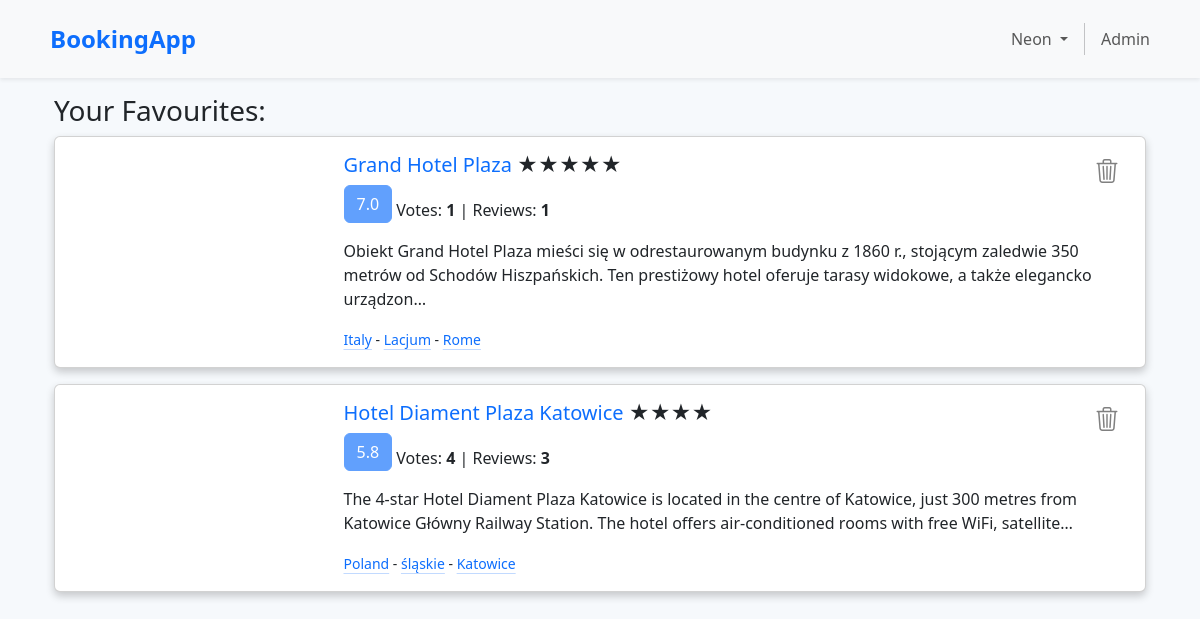
Screenshot of /account/favourite/ (signed in) with the database file from the repository.
### base/models.py (models this page shows, shortened)
class Hotel(models.Model):
    name = models.CharField(max_length=100, unique=True)
    description = models.TextField()
    address = models.CharField(max_length=100)
    city = models.ForeignKey(City, related_name='hotels', on_delete=models.RESTRICT)
    stars = models.PositiveIntegerField()
    created_at = models.DateField(auto_now_add=True)
    updated_at = models.DateField(auto_now=True)
    category = models.ForeignKey(Category, related_name='hotels', on_delete=models.RESTRICT)
    objects = models.Manager()
    @property
    def average_rating(self):
        rating = self.hotelratings.aggregate(avg_rating=models.Avg('value')).get('avg_rating', 0)
        if rating:
            return round(rating, 1)
        else:
            return "No votes yet"
    @property
    def total_rating_votes(self):
        return self.hotelratings.count()
    @property
    def draw_stars(self):
        if self.stars:
            return int(self.stars) * '★'
        else:
            return ''
    @property
    def total_comments(self):
        return self.hotelreviews.count()

class City(models.Model):
    name = models.CharField(max_length=100)
    province = models.ForeignKey(Province, related_name='cities', on_delete=models.CASCADE)
    photo = models.ImageField(null=True, blank=True)
    objects = CategoryQuerySet.as_manager()

class Province(models.Model):
    name = models.CharField(max_length=100, unique=True)
    country = models.ForeignKey(Country, related_name='provinces', on_delete=models.CASCADE)

class Country(models.Model):
    name = models.CharField(max_length=100, unique=True)

### base/views/core_views.py (the view, shortened to what this page needs)
# urls.py: path("account/favourite/", core_views.UserFavouriteView.as_view(), name='userFavourite'),
class UserFavouriteView(LoginRequiredMixin, ListView):
    model = UserFavourite
    template_name = 'favourites.html'
    context_object_name = 'favourites_data'
    def get_queryset(self):
        user = self.request.user
        return super().get_queryset().filter(user=user).select_related('hotel')
    def get_context_data(self, **kwargs):
        context = super().get_context_data(**kwargs)
        favourites_data = []
        for favourite in context['favourites_data']:
            data = {
                'hotel': favourite.hotel,
                'hotel_name': favourite.hotel.name,
                'hotel_photo': favourite.hotel.hotelphotos.first().photo_url,
                'hotel_stars': favourite.hotel.draw_stars,
            }
            favourites_data.append(data)
        context['favourites_data'] = favourites_data
        return context

### base/models.py (called while the page is built)
    @property
    def photo_url(self):
        try:
            photo = self.photo.url
        except:
            photo = ''
        return photo

### base/templates/favourites.html (shortened to what this page needs)
{% extends 'base.html' %}
{% load crispy_forms_tags %}
{% load static %}
{% block content %}
<div class="container mt-3">
    {% if favourites_data %}
        <h3>Your Favourites:</h3>
    {% else %}
        <h3>List of favourites is empty</h3>
    {% endif %}
    {% for data in favourites_data %}
    <div class="card card-shadow mb-3">
        <div class="row g-0">
            <div class="col-md-3">
            </div>
            <div class="col-md-9">
                <div class="card-body">
                    {% if user.is_authenticated %}
                        <div style="position: absolute; top: 15px; right: 20px;">
                            <form method="POST">
                                <button type="submit" style="border: none; background-color: transparent;" name="fav_hotel_id" value="{{data.hotel.id}}"><i class="bi bi-trash3 trash-icon" style="font-size: 1.5rem"></i></button>
                            </form>
                        </div>
                    {% endif %}
                    <h5 class="card-title">
                        <a href="{% url 'hotelDetails' data.hotel.name %}?check_in={{check_in}}&check_out={{check_out}}&num_guests={{num_guests}}" class="link-primary link-offset-2 link-underline-opacity-0 link-underline-opacity-50-hover">
                            {{ data.hotel.name }}
                        </a> {{ data.hotel.draw_stars }}
                    </h5>
                    <p class="btn btn-primary disabled">{{ data.hotel.average_rating }}</p>
                    Votes: <strong>{{ data.hotel.total_rating_votes }}</strong> | Reviews: <strong>{{ data.hotel.total_comments }}</strong>
                    <p class="card-text">{{ data.hotel.description|truncatechars:200 }}</p>
                    <small><a href="#" class="link-primary link-offset-2 link-underline-opacity-25 link-underline-opacity-100-hover">{{data.hotel.city.province.country.name}}</a> - <a href="#" class="link-primary link-offset-2 link-underline-opacity-25 link-underline-opacity-100-hover">{{data.hotel.city.province.name}}</a> - <a href="{% url 'cityListing' data.hotel.city.pk %}" class="link-primary link-offset-2 link-underline-opacity-25 link-underline-opacity-100-hover">{{data.hotel.city.name}}</a></small>
                </div>
            </div>
        </div>
    </div>
    {% endfor %}
</div>
{% endblock %}

### base/templates/base.html (shortened to what this page needs)
<!doctype html>
<html lang="en">
<head>
    <link href="https://cdn.jsdelivr.net/npm/bootstrap@5.3.0/dist/css/bootstrap.min.css"
          rel="stylesheet"
>
      <link rel="stylesheet" href="https://cdn.jsdelivr.net/npm/bootstrap-icons@1.10.5/font/bootstrap-icons.css">
</head>
<body>
  <header>
  <nav class="navbar navbar-expand-lg bg-body-tertiary shadow-sm">
    <div class="container">
      <div>
        <ul class="navbar-nav me-auto">
          <li class="navbar-brand">
            <a class="nav-link fw-semibold text-primary fs-4" href="{% url 'homePage' %}?check_in={{check_in}}&check_out={{check_out}}&num_guests={{num_guests}}">BookingApp</a>
          </li>
        </ul>
      </div>
      <div>
        <ul class="navbar-nav">
          {% if user.is_authenticated %}
          <li class="nav-item dropdown dropdown-left">
            <a class="nav-link dropdown-toggle" href="#" role="button" data-bs-toggle="dropdown" aria-expanded="false">
              {{user.username|title}}
            </a>
          </li>
          {% if user.is_superuser %}
          <li class="nav-item py-2 py-lg-1 col-12 col-lg-auto">
          </li>
          <li class="nav-item">
            <a class="nav-link" href="{% url 'admin:index' %}">Admin</a>
          </li>
          {% endif %}
          {% endif %}
        </ul>
      </div>
    </div>
  </nav>
  </header>
    <div class="container">
        {% block content %}
        {% endblock %}
    </div>
  </body>
</html>

### base/templates/base.html (style rules this page uses)
body { background: #f6f9fc; }
.card-shadow { box-shadow: 0 4px 8px 0 rgba(0, 0, 0, 0.2); transition: 0.3s; }
.trash-icon { color: grey; transition: color 0.3s; transform: scale(1.5); }

### rows the page displays
Hotel: hotel.name "Grand Hotel Plaza", hotel.draw_stars "★★★★★", hotel.average_rating "7.0", hotel.total_rating_votes "1", hotel.total_comments "1", hotel.description "Obiekt Grand Hotel Plaza mieści się w odrestaurowanym budynku z 1860 r., stojącym zaledwie 350 metrów od Schodów Hiszpańskich. Ten prestiżowy hotel oferuje tarasy widokowe, a także elegancko urządzon…", hotel.city.province.country.name "Italy", hotel.city.province.name "Lacjum", hotel.city.name "Rome"
Hotel: hotel.name "Hotel Diament Plaza Katowice", hotel.draw_stars "★★★★", hotel.average_rating "5.8", hotel.total_rating_votes "4", hotel.total_comments "3", hotel.description "The 4-star Hotel Diament Plaza Katowice is located in the centre of Katowice, just 300 metres from Katowice Główny Railway Station. The hotel offers air-conditioned rooms with free WiFi, satellite…", hotel.city.province.country.name "Poland", hotel.city.province.name "śląskie", hotel.city.name "Katowice"

### other values shown
{{ user.username|title }} "Neon"
